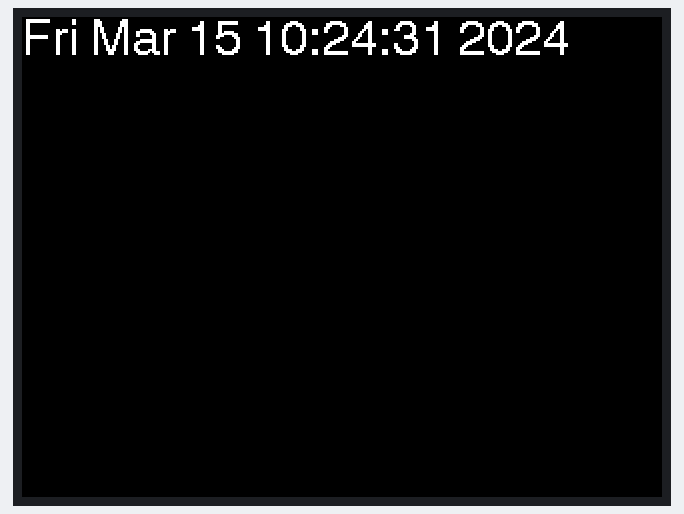
This sketch was run on a simulated ESP32. On the bench: 320×240 colour display. WiFi joins after 1.5 s; servers stay silent unless stated; the local clock reads 2024-03-15 10:24:30 at power-on unless the sketch sets it; what the sketch prints to the serial monitor is not drawn.

Above: at 1.9 s.
At 9.5 s:
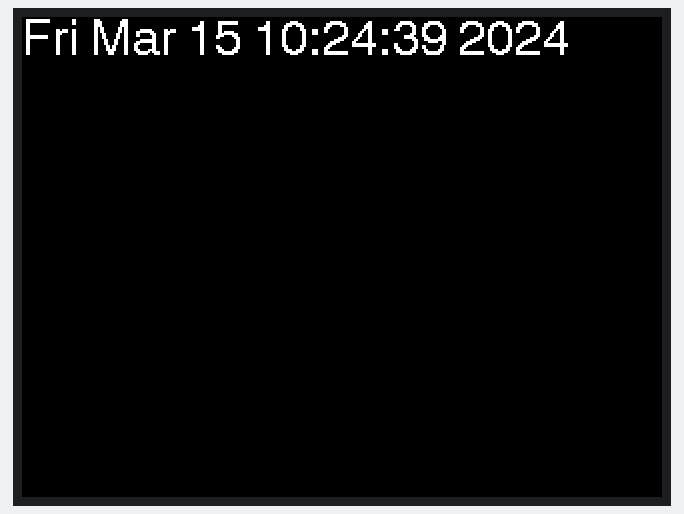
At 15.0 s:
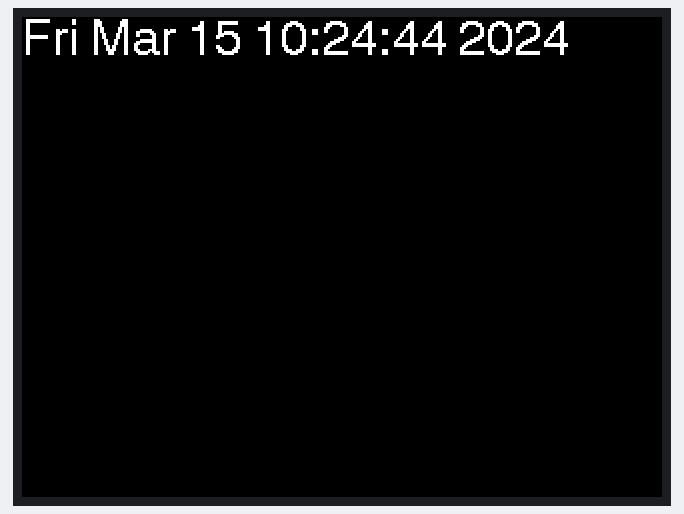
At 19.3 s:
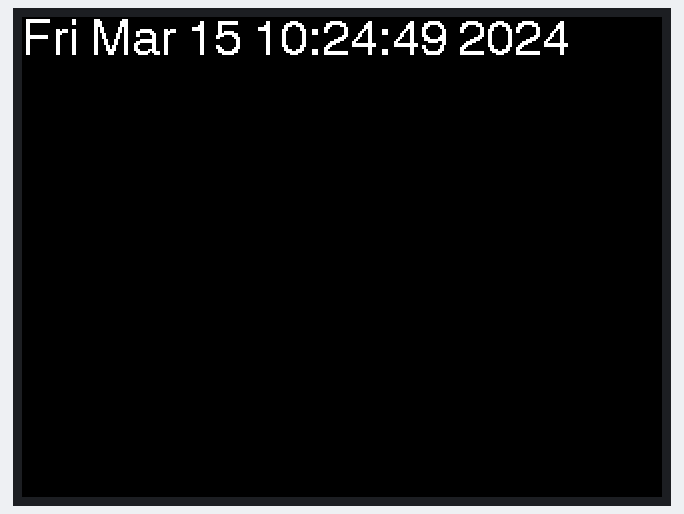
At 28.1 s:
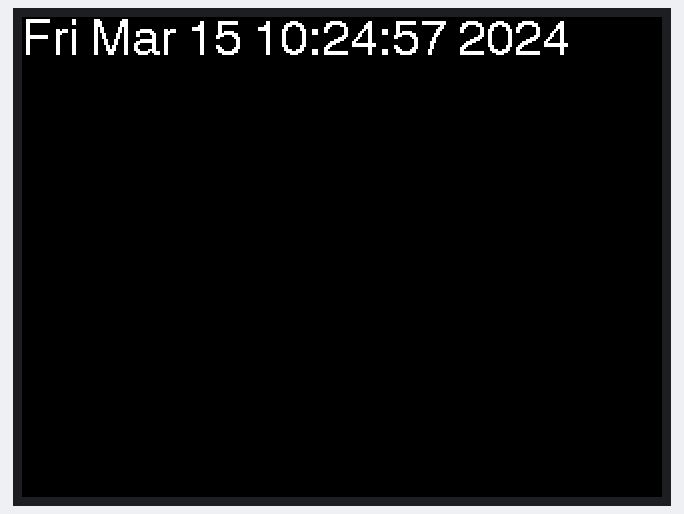
At 37.9 s:
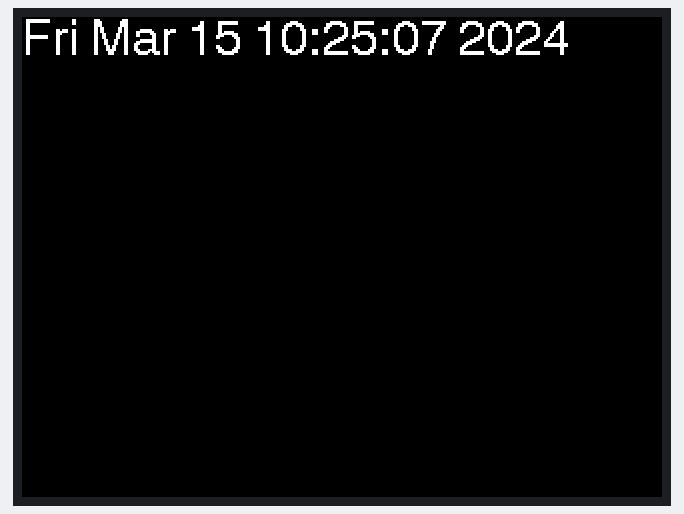

The sketch:

DisplayNTPtime.ino
```cpp
/**
  ESP32 最简单直接获取网络时间方法
*/

#include <WiFi.h>
#include <SPI.h>
#include <TFT_eSPI.h>

TFT_eSPI TFT = TFT_eSPI();


#define NTP1  "ntp1.aliyun.com"
#define NTP2  "ntp2.aliyun.com"
#define NTP3  "ntp3.aliyun.com"

//填写WIFI入网信息
const char* ssid     = "Zhitong";     // WIFI账户
const char* password = "95359897"; // WIFI密码

void setClock() {
  struct tm timeinfo;
    if (!getLocalTime(&timeinfo))
    {//如果获取失败，就开启联网模式，获取时间
        Serial.println("Failed to obtain time");
     //    WiFi.disconnect(false);
        WiFi.mode(WIFI_STA);//开启网络
       WiFi.begin(ssid, password);
         while (WiFi.status() != WL_CONNECTED)
    {
        delay(500);
        Serial.print(".");
    }
     configTime(8 * 3600, 0, NTP1, NTP2,NTP3);
        return;
    }
    Serial.println(&timeinfo, "%F %T %A"); // 格式化输出:2021-10-24 23:00:44 Sunday
    Serial.print(asctime(&timeinfo));//默认打印格式：Mon Oct 25 11:13:29 2021
  //   WiFi.disconnect(true);//断开网络连接，关闭网络
  TFT.fillScreen(TFT_BLACK);
  TFT.setCursor(0, 0, 4);//前俩参数是位置(横纵坐标),第三个参数是字体大小
  TFT.setTextColor(TFT_WHITE, TFT_BLACK);
  TFT.println(asctime(&timeinfo));
}

void setup()
{
  TFT.init();
    TFT.setRotation(3);
    TFT.fillScreen(TFT_BLACK);
    TFT.initDMA();

    Serial.begin(115200);
    Serial.println();
 //设置ESP32工作模式为无线终端模式
  WiFi.mode(WIFI_STA);
  WiFi.begin(ssid, password);
    while (WiFi.status() != WL_CONNECTED)
    {
        delay(500);
        Serial.print(".");
    }
    Serial.println("WiFi connected!");
 configTime(8 * 3600, 0, NTP1, NTP2,NTP3);
      setClock();
    // 从网络时间服务器上获取并设置时间
    // 获取成功后芯片会使用RTC时钟保持时间的更新

//    WiFi.disconnect(true);//断开wifi网络
//    WiFi.mode(WIFI_OFF);//关闭网络
    Serial.println("WiFi disconnected!");
}

void loop()
{
  Serial.println("Waiting 10s before the next round...");
  delay(1000);
  setClock();
}
```

Measured:
- what the display in image 0 shows lasts 1.1 s, from 1.8 s to 2.9 s
